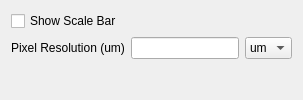
             <widget class="QWidget" name="tab_15">
              <attribute name="title">
               <string>Scale Bar</string>
              </attribute>
              <layout class="QVBoxLayout" name="verticalLayout_21">
               <item>
                <widget class="QCheckBox" name="scalebar_show">
                 <property name="text">
                  <string>Show Scale Bar</string>
                 </property>
                </widget>
               </item>
               <item>
                <layout class="QGridLayout" name="gridLayout_30">
                 <item row="0" column="1">
                  <widget class="QLineEdit" name="scalebar_resolution">
                   <property name="maximumSize">
                    <size>
                     <width>200</width>
                     <height>16777215</height>
                    </size>
                   </property>
                  </widget>
                 </item>
                 <item row="0" column="2">
                  <widget class="QComboBox" name="scalebar_units">
                   <property name="maximumSize">
                    <size>
                     <width>200</width>
                     <height>100</height>
                    </size>
                   </property>
                   <item>
                    <property name="text">
                     <string>um</string>
                    </property>
                   </item>
                   <item>
                    <property name="text">
                     <string>nm</string>
                    </property>
                   </item>
                  </widget>
                 </item>
                 <item row="0" column="0">
                  <widget class="QLabel" name="label_66">
                   <property name="text">
                    <string>Pixel Resolution (um)</string>
                   </property>
                  </widget>
                 </item>
                </layout>
               </item>
               <item>
                <spacer name="verticalSpacer_8">
                 <property name="orientation">
                  <enum>Qt::Vertical</enum>
                 </property>
                 <property name="sizeHint" stdset="0">
                  <size>
                   <width>20</width>
                   <height>1</height>
                  </size>
                 </property>
                </spacer>
               </item>
              </layout>
             </widget>
